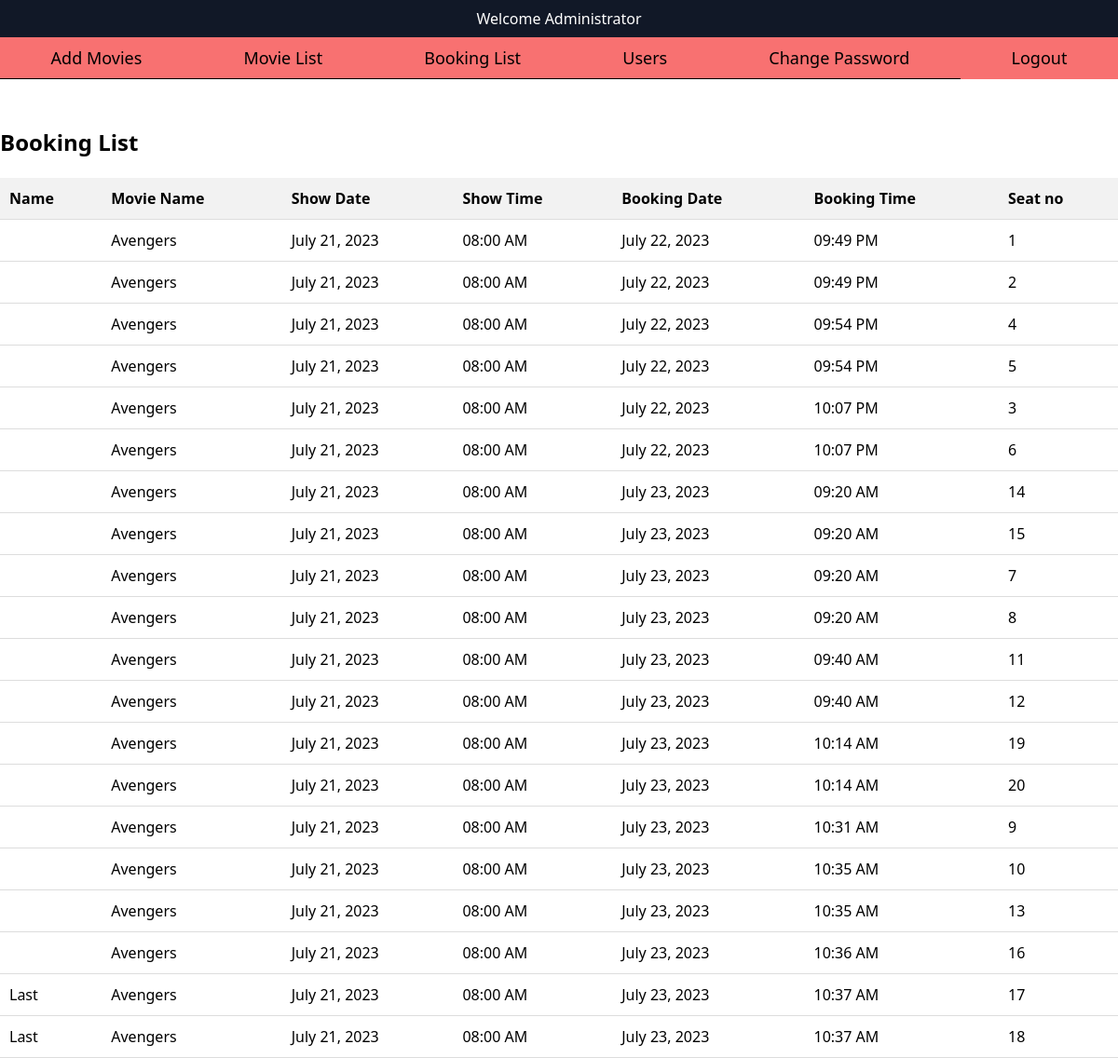
Page /admin/booking.php on the earlier database version.
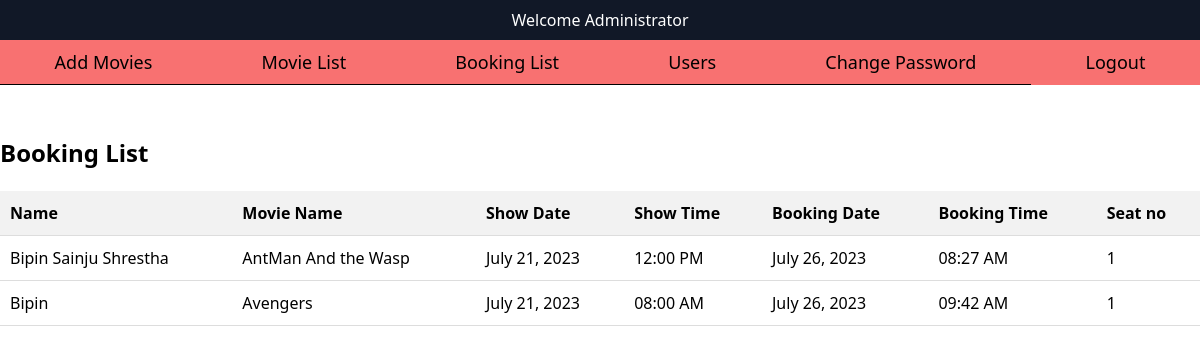
Same page on the later database version.
### tables this page shows
CREATE TABLE `booking` (
  `id` int(11) NOT NULL,
  `movie_id` int(11) NOT NULL,
  `show_date` date NOT NULL,
  `show_time` time NOT NULL,
  `seat_id` int(11) NOT NULL,
  `total_price` varchar(11) NOT NULL DEFAULT '0',
  `booking_date` date NOT NULL DEFAULT current_timestamp(),
  `booking_time` time NOT NULL DEFAULT current_timestamp(),
  `fname` varchar(50) NOT NULL
);

CREATE TABLE `movie` (
  `id` int(11) NOT NULL,
  `name` varchar(225) NOT NULL,
  `genre` varchar(30) NOT NULL,
  `industry` varchar(20) NOT NULL,
  `language` varchar(20) NOT NULL,
  `duration` varchar(30) NOT NULL,
  `reldate` varchar(20) NOT NULL,
  `director` varchar(30) NOT NULL,
  `actor` varchar(30) NOT NULL,
  `description` varchar(225) NOT NULL,
  `price` varchar(225) NOT NULL,
  `image` varchar(225) NOT NULL,
  `fdate` date NOT NULL,
  `sdate` date NOT NULL,
  `fshow` time NOT NULL
);

### admin/booking.php (the view, shortened to what this page needs)
<?php include('header.php'); ?>
<?php
$servername = "localhost";
$username = "root";
$password = "";
$dbname = "moviebooking";
$conn = new mysqli($servername, $username, $password, $dbname);
$sql = "SELECT booking.*, movie.name AS movie_name FROM booking JOIN movie ON booking.movie_id = movie.id";
$result = $conn->query($sql);
if ($result && $result->num_rows > 0) {
    echo "<div class='booking-list'>";
    echo "<h2>Booking List</h2>";
    echo "<table>";
    echo "<tr>
    <th>Name</th>
            <th>Movie Name</th>
            <th>Show Date</th>
            <th>Show Time</th>
            <th>Booking Date</th>
            <th>Booking Time</th>
            <th>Seat no</th>
          </tr>";
    while ($row = $result->fetch_assoc()) {
       $fname = $row['fname'];
        $movieName = $row['movie_name'];
        $showDate = date('F j, Y', strtotime($row['show_date']));
        $showTime = date('h:i A', strtotime($row['show_time']));
        $bookingDate = date('F j, Y', strtotime($row['booking_date']));
        $bookingTime = date('h:i A', strtotime($row['booking_time']));
        $seatid = $row['seat_id'];
        echo "<tr>
        <td>$fname</td>
                <td>$movieName</td>
                <td>$showDate</td>
                <td>$showTime</td>
                <td>$bookingDate</td>
                <td>$bookingTime</td>
                <td>$seatid</td>
              </tr>";
    }
    echo "</table>";
    echo "</div>";
} else {
    echo "No bookings found.";
}
?>

### admin/header.php (shortened to what this page needs)
<!DOCTYPE html>
<html lang="en">
<head>
    <link href="https://cdn.jsdelivr.net/npm/tailwindcss@2.2.19/dist/tailwind.min.css" rel="stylesheet">
</head>
<body>
    <div class="head bg-gray-900 py-2">
        <h1 class="text-white text-center">Welcome Administrator</h1>
    </div>
    <nav class="flex bg-red-400">
        <ul class="flex w-full text-lg">
            <li class="py-2 border-b border-black flex-grow text-center">
                <a href="addmovies.php" class="block px-4 hover:text-red-600">Add Movies</a>
            </li>
            <li class="py-2 border-b border-black flex-grow text-center">
                <a href="movielist.php" class="block px-4">Movie List</a>
            </li>
            <li class="py-2 border-b border-black flex-grow text-center">
                <a href="booking.php" class="block px-4">Booking List</a>
            </li>
            <li class="py-2 border-b border-black flex-grow text-center">
                <a href="user.php" class="block px-4">Users</a>
            </li>
            <li class="py-2 border-b border-black flex-grow text-center">
                <a href="addmovies.php" class="block px-4">Change Password</a>
            </li>
            <li class="py-2 flex-grow text-center">
                <a href="logout.php" class="block px-4">Logout</a>
            </li>
        </ul>
    </nav>
</body>
</html>

### admin/booking.php (style rules this page uses)
.booking-list { margin-top: 50px; }
.booking-list h2 { font-size: 24px; font-weight: bold; margin-bottom: 20px; }
.booking-list table { width: 100%; border-collapse: collapse; }
.booking-list th, .booking-list td { padding: 10px; text-align: left; border-bottom: 1px solid #ddd; }
.booking-list th { background-color: #f2f2f2; }

Differences in the rows shown:
removed booking: movie.name "Avengers", show_date "July 21, 2023", show_time "08:00 AM", booking_date "July 22, 2023", booking_time "09:54 PM", seat "4"
removed booking: movie.name "Avengers", show_date "July 21, 2023", show_time "08:00 AM", booking_date "July 22, 2023", booking_time "09:54 PM", seat "5"
removed booking: movie.name "Avengers", show_date "July 21, 2023", show_time "08:00 AM", booking_date "July 22, 2023", booking_time "10:07 PM", seat "3"
removed booking: movie.name "Avengers", show_date "July 21, 2023", show_time "08:00 AM", booking_date "July 22, 2023", booking_time "10:07 PM", seat "6"
removed booking: movie.name "Avengers", show_date "July 21, 2023", show_time "08:00 AM", booking_date "July 23, 2023", booking_time "09:20 AM", seat "14"
removed booking: movie.name "Avengers", show_date "July 21, 2023", show_time "08:00 AM", booking_date "July 23, 2023", booking_time "09:20 AM", seat "15"
removed booking: movie.name "Avengers", show_date "July 21, 2023", show_time "08:00 AM", booking_date "July 23, 2023", booking_time "09:20 AM", seat "7"
removed booking: movie.name "Avengers", show_date "July 21, 2023", show_time "08:00 AM", booking_date "July 23, 2023", booking_time "09:20 AM", seat "8"
removed booking: movie.name "Avengers", show_date "July 21, 2023", show_time "08:00 AM", booking_date "July 23, 2023", booking_time "09:40 AM", seat "11"
removed booking: movie.name "Avengers", show_date "July 21, 2023", show_time "08:00 AM", booking_date "July 23, 2023", booking_time "09:40 AM", seat "12"
removed booking: movie.name "Avengers", show_date "July 21, 2023", show_time "08:00 AM", booking_date "July 23, 2023", booking_time "10:14 AM", seat "19"
removed booking: movie.name "Avengers", show_date "July 21, 2023", show_time "08:00 AM", booking_date "July 23, 2023", booking_time "10:14 AM", seat "20"
removed booking: movie.name "Avengers", show_date "July 21, 2023", show_time "08:00 AM", booking_date "July 23, 2023", booking_time "10:31 AM", seat "9"
removed booking: movie.name "Avengers", show_date "July 21, 2023", show_time "08:00 AM", booking_date "July 23, 2023", booking_time "10:35 AM", seat "10"
removed booking: movie.name "Avengers", show_date "July 21, 2023", show_time "08:00 AM", booking_date "July 23, 2023", booking_time "10:35 AM", seat "13"
removed booking: movie.name "Avengers", show_date "July 21, 2023", show_time "08:00 AM", booking_date "July 23, 2023", booking_time "10:36 AM", seat "16"
removed booking: fname "Last", movie.name "Avengers", show_date "July 21, 2023", show_time "08:00 AM", booking_date "July 23, 2023", booking_time "10:37 AM", seat "17"
removed booking: fname "Last", movie.name "Avengers", show_date "July 21, 2023", show_time "08:00 AM", booking_date "July 23, 2023", booking_time "10:37 AM", seat "18"
changed booking: fname (not shown) → "Bipin Sainju Shrestha"; movie.name "Avengers" → "AntMan And the Wasp"; show_time "08:00 AM" → "12:00 PM"; booking_date "July 22, 2023" → "July 26, 2023"; booking_time "09:49 PM" → "08:27 AM"
changed booking "08:00 AM": fname (not shown) → "Bipin"; booking_date "July 22, 2023" → "July 26, 2023"; booking_time "09:49 PM" → "09:42 AM"; seat "2" → "1"
